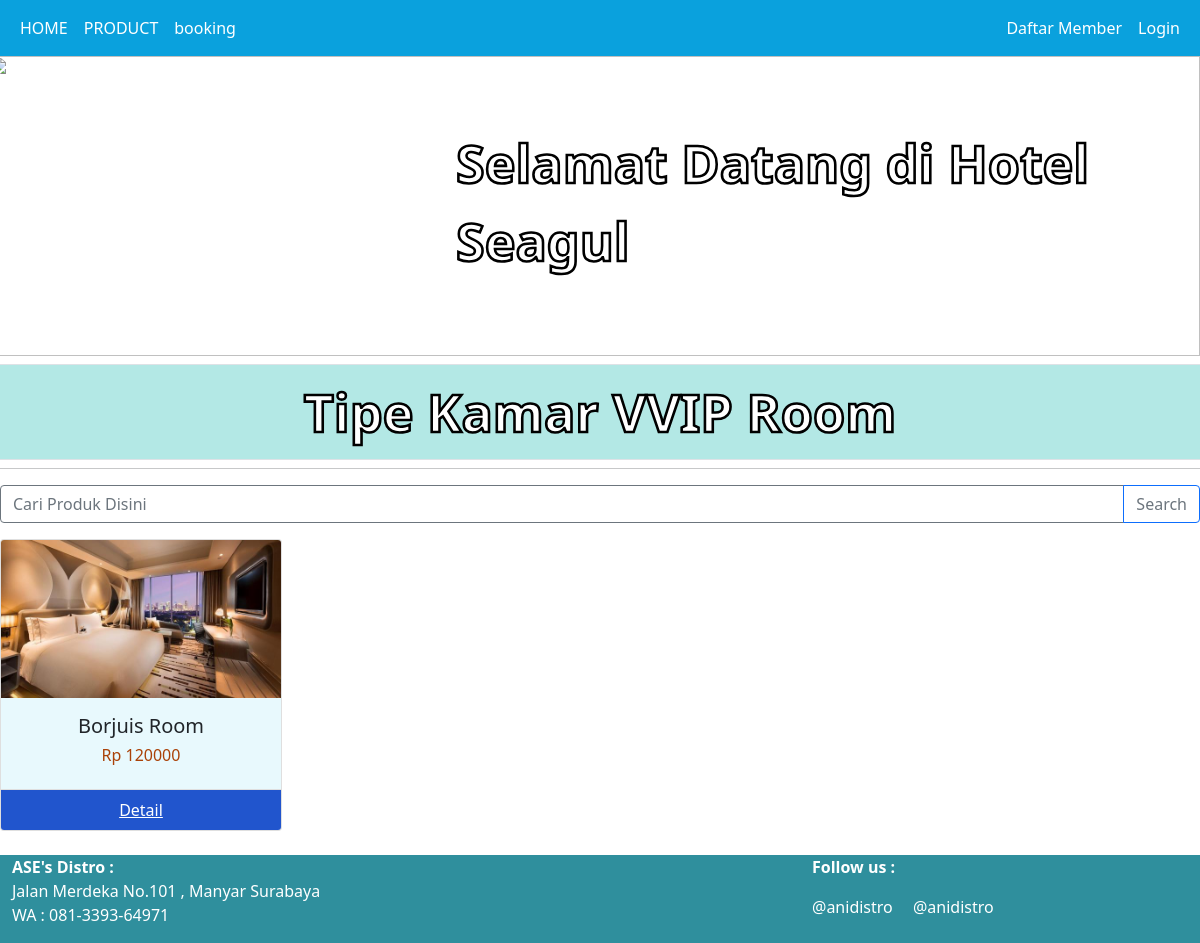
The page /?page=kategoriproduk&id=13 on the database its author committed.
### tables this page shows
CREATE TABLE `mst_tipekamar` (
  `id_tipe` int(11) NOT NULL,
  `nm_tipe` varchar(50) NOT NULL
);

CREATE TABLE `mst_kamar` (
  `id_kamar` int(11) NOT NULL,
  `nm_kamar` varchar(50) NOT NULL,
  `gambar` varchar(25) NOT NULL,
  `id_tipe` int(11) NOT NULL,
  `harga` int(11) NOT NULL,
  `jml` int(11) NOT NULL,
  `deskripsi` text NOT NULL
);

### kategoriproduk.php (the view, shortened to what this page needs)
<div class="">
	<div class="row">
		<div class="col-md-12 pt-2">
			<div class="row">
                <?php
                    $idkey = $_GET['id'];
                    $qlist_produk = mysqli_query($koneksidb, "SELECT kp.nm_tipe
                        FROM mst_tipekamar kp WHERE kp.id_tipe = $idkey;");
                    $qj = mysqli_fetch_array($qlist_produk)
                ?>
                <h1 class="text text-center pb-3 pt-3 border border" style="background-color: rgb(179, 232, 229);font-size: 52px; color: #fff;font-weight: bolder;-webkit-text-stroke: 0.05em #000;" > Tipe Kamar <?= $qj['nm_tipe'];?></h1>
                <hr>
                <form action="" method="post">
                    <div class="input-group mb-3">
                        <input type="text" name="txt_cari" placeholder="Cari Produk Disini" class="form-control border-secondary" aria-label="Recipient's username" aria-describedby="button-addon2" autocomplete="0ff">
                        <button type="submit" name="cari" class="btn btn-outline-primary text-secondary" id="button-addon2">Search</button>
                    </div>
                </form>
                <?php
                    $idkey = $_GET['id'];
                    if(isset($_POST['cari'])){
                        $cproduk = " AND nm_kamar LIKE '%".$_POST["txt_cari"]."%' ";
                    }
                    else{
                        $cproduk = "";
                    }
                    $qlist_produk = mysqli_query($koneksidb, "SELECT mp.nm_kamar, mp.harga, mp.gambar, kp.nm_tipe, mp.id_kamar
                        FROM mst_kamar mp INNER JOIN mst_tipekamar kp ON mp.id_tipe=kp.id_tipe WHERE kp.id_tipe = $idkey
                        $cproduk
                        ORDER BY mp.id_kamar DESC LIMIT 6;");
                     foreach($qlist_produk as $lp) :
                ?>
				<div class="col-md-3 pb-4">
					<div class="card">
						<img src="assets/img/<?= $lp['gambar'];?>" class="card-img-top" alt="..." />
						<div class="card-body text-center "  style="background-color: rgb(232, 249, 253);">
							<h5 class="card-title"><?= $lp['nm_kamar'];?></h5>
							<h6 class="harga"><?= "Rp ".$lp['harga'];?></h6>
						</div>
						<ul class="list-group list-group-flush">
							<li class="list-group-item btndetail" style="background-color:  rgb(33, 85, 205);">
								<a href="?page=detailproduk&id=<?= $lp['id_kamar'];?>" target="_blank" class="text-white">Detail</a>
							</li>
						</ul>
					</div>
				</div>
                <?php
                    endforeach;
                ?>
			</div>
		</div>
	</div>
</div>

### assets/styles.css (style rules this page uses)
.harga { color: #aa4208; }
.btndetail { background: #ff8743; border: 3px solid #ff8743; box-sizing: border-box; color: white; text-align: center; }

### rows shown on the page
mst_tipekamar: nm_tipe "VVIP Room"
mst_kamar: gambar (picture), nm_kamar "Borjuis Room", harga "120000"
